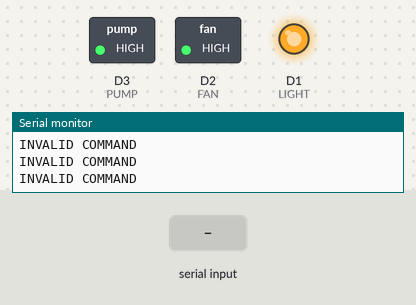
A sketch run on a simulated ESP8266 (NodeMCU). Parts: switched loads named in the sketch (green lamp = pin HIGH), output pins drawn as LEDs (lit = HIGH), the last lines printed to the serial monitor. Inputs (shaded band) come from the test bench.

Above: at 1.2 s.
1.3 s: "2\n" received over Serial
At 2.5 s:
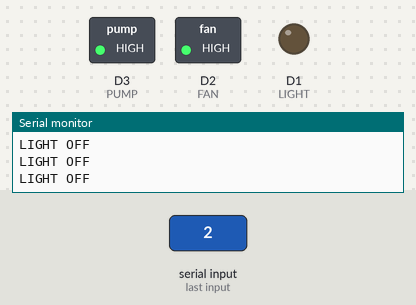
2.8 s: "3\n" received over Serial
At 3.5 s:
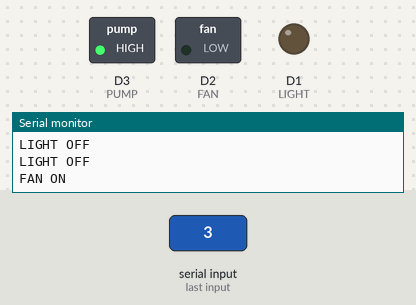
4.3 s: "1\n" received over Serial
At 5.5 s:
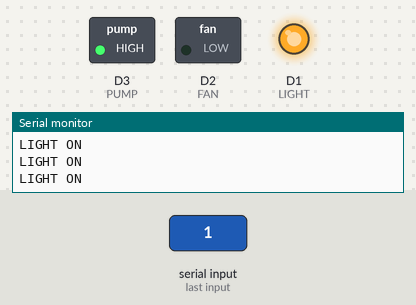
5.8 s: "5\n" received over Serial
At 6.7 s:
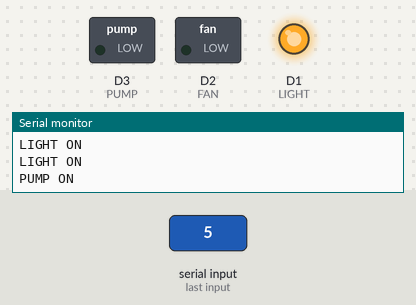
7.3 s: "4\n" received over Serial
At 8.1 s:
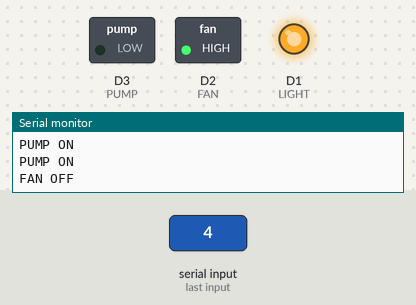
8.8 s: "2\n" received over Serial
At 9.2 s:
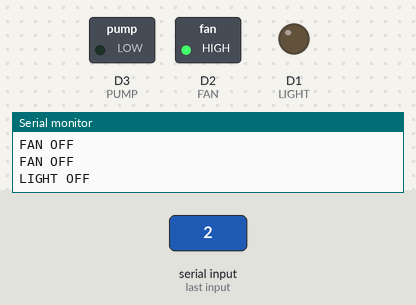
Timing chart, 0 to 11.3 s (numbered marks = the images above; inputs shaded):
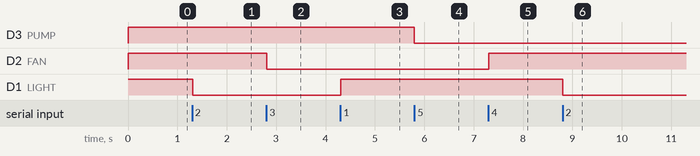

Measured:
- after the input at 1.3 s, D1 (LIGHT): HIGH → LOW at once
- after the input at 2.8 s, D2 (FAN): HIGH → LOW at once
- after the input at 4.3 s, D1 (LIGHT): LOW → HIGH at once
- after the input at 5.8 s, D3 (PUMP): HIGH → LOW at once
- after the input at 7.3 s, D2 (FAN): LOW → HIGH at once
- after the input at 8.8 s, D1 (LIGHT): HIGH → LOW at once

The sketch:

_VIRTUAL_GESTURE_TRACKING_RECOGITION_FOR_REAL_TIME_HOME_AUTO.ino
```cpp
int LIGHT = D1;  // Pin connected to the LIGHT
int FAN = D2;    // Pin connected to the FAN
int PUMP = D3;
int command=7;

void setup() {
  Serial.begin(9600);  // Initialize serial communication at 9600 baud rate
  pinMode(LIGHT, OUTPUT);  // Set LIGHT pin as output
  pinMode(FAN, OUTPUT);    // Set FAN pin as output
  pinMode(PUMP, OUTPUT);   // Set PUMP pin as output
  digitalWrite(LIGHT, HIGH);
  digitalWrite(FAN, HIGH);
  digitalWrite(PUMP, HIGH);
}

void loop() {
  if (Serial.available() > 0) {
    int newcomm = Serial.parseInt();
    if (newcomm != 0) {
      command = newcomm;
      //Serial.println(command);
    }
  }
  switch (command) {
    case 1:
      digitalWrite(LIGHT, HIGH);
      Serial.println("LIGHT ON");
      break;
    case 2:
      digitalWrite(LIGHT, LOW);
      Serial.println("LIGHT OFF");
      break;
    case 3:
      digitalWrite(FAN, LOW);
      Serial.println("FAN ON");
      break;
    case 4:
      digitalWrite(FAN, HIGH);
      Serial.println("FAN OFF");
      break;
    case 5:
      digitalWrite(PUMP, LOW);
      Serial.println("PUMP ON");
      break;
    case 6:
      digitalWrite(PUMP, HIGH);
      Serial.println("PUMP OFF");
      break;
    default:
      Serial.println("INVALID COMMAND"); // For safety, in case of unknown command
      break;
  }
}
```
